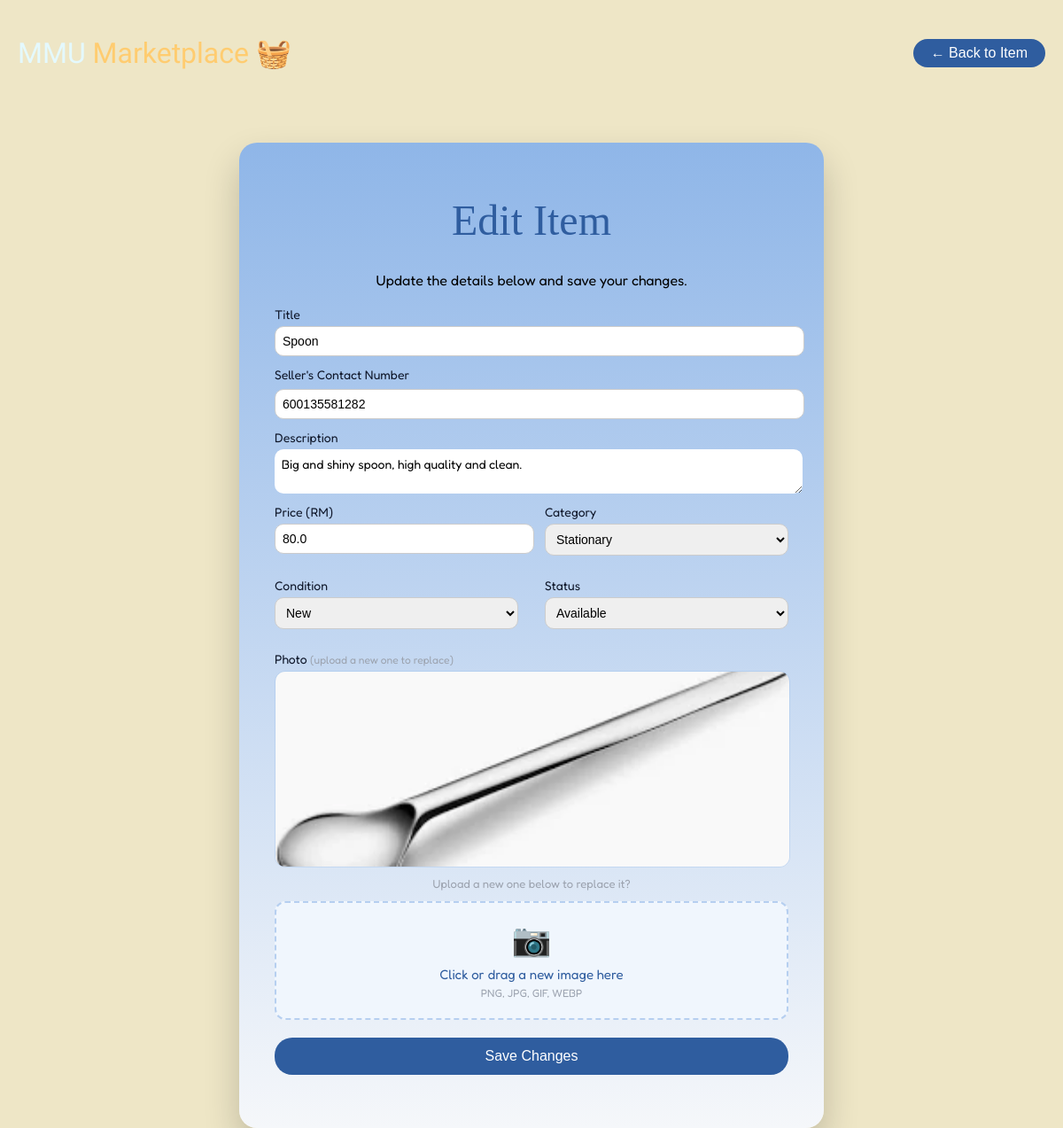
The app's page /item/15/edit (signed in) with its own data.
### tables this page shows
CREATE TABLE item(
                   id INTEGER PRIMARY KEY AUTOINCREMENT,
                   title TEXT NOT NULL,
                   description TEXT NOT NULL,
                   category_id INTEGER NOT NULL,
                   status_id INTEGER NOT NULL,
                   condition_id INTEGER,
                   price REAL NOT NULL, image TEXT, seller_num TEXT, user_id INTEGER REFERENCES user(id),
                   FOREIGN KEY(category_id) REFERENCES category(id),
                   FOREIGN KEY(status_id) REFERENCES status(id),
                   FOREIGN KEY(condition_id) REFERENCES item_condition(id)
                   );

CREATE TABLE category(
                   id INTEGER PRIMARY KEY AUTOINCREMENT,
                   name TEXT NOT NULL UNIQUE
                   
                   );

CREATE TABLE item_condition(
                   id INTEGER PRIMARY KEY AUTOINCREMENT,
                   name TEXT NOT NULL UNIQUE

                   );

CREATE TABLE status(
                   id INTEGER PRIMARY KEY AUTOINCREMENT,
                   condition TEXT NOT NULL UNIQUE
                   
                   );

### app.py (the view, shortened to what this page needs)
@app.route("/item/<int:item_id>/edit", methods=['GET', 'POST'])
def edit_item(item_id):
    user_id = session.get('user_id')
    if not user_id:
        flash("Please log in.")
        return redirect(url_for('login'))
    connect = sqlite3.connect("database.db")
    cursor = connect.cursor()
    cursor.execute("SELECT user_id FROM item WHERE id = ?", (item_id,))
    owner = cursor.fetchone()
    if owner is None:
        connect.close()
        return "Item not found", 404
    if owner[0] != user_id and session.get('role') != 'admin':
        connect.close()
        flash("You can only edit your own listings.")
        return redirect(url_for('item_detail', item_id=item_id))
    cursor.execute("""
        SELECT id, title, description, price, category_id, status_id, condition_id, image, seller_num
        FROM item WHERE id = ?
    """, (item_id,))
    item = cursor.fetchone()
    if item is None:
        connect.close()
        return "Item not found", 404
    cursor.execute("SELECT * FROM category")
    categories_list = cursor.fetchall()
    cursor.execute("SELECT * FROM status")
    status_list = cursor.fetchall()
    cursor.execute("SELECT * FROM item_condition")
    conditions_list = cursor.fetchall()
    connect.close()
    return render_template("item_edit.html",
                           item=item,
                           categories=categories_list,
                           status=status_list,
                           conditions=conditions_list)

### templates/item_edit.html (shortened to what this page needs)
{% extends "base.html" %}
{% block content %}
<link rel="stylesheet" href="{{ url_for('static', filename='css/layout.css') }}">
<link rel="stylesheet" href="{{ url_for('static', filename='css/style.css') }}">
<body class="outside">
    <header>
        <h1 class="title">MMU <span class="highlight">Marketplace 🧺</span></h1>
        <div class="navigation">
            <a href="{{ url_for('item_detail', item_id=item[0]) }}"><button>← Back to Item</button></a>
        </div>
    </header>
    <div class="insidepart1 sell_container">
        <h2 class="headerpart2">Edit Item</h2>
        <p class="sell_description">Update the details below and save your changes.</p>
        <form method="POST" enctype="multipart/form-data" class="neat_edges">
            <div class="input-group">
                <label for="title">Title</label>
                <input type="text" id="title" name="title" value="{{ item[1] }}" required>
            </div>
            <div class="seller_num">
                <label for="seller_num">Seller's Contact Number</label>
                <input type="tel" id="seller_num" name="seller_num" value="{{ item[8] }}" readonly>
            </div>
            <div class="input-group" style="margin-top:12px;">
                <label for="description">Description</label>
                <textarea id="description" name="description" class="description_textarea">{{ item[2] }}</textarea>
            </div>
            <div class="input-row" style="margin-top:12px;">
                <div class="input-group">
                    <label for="price">Price (RM)</label>
                    <input type="number" id="price" name="price" value="{{ item[3] }}" min="0" step="0.01" required>
                </div>
                <div class="input-group">
                    <label for="category">Category</label>
                    <select id="category" name="category" required>
                        {% for id, name in categories %}
                        <option value="{{ id }}" {% if id==item[4] %}selected{% endif %}>{{ name }}</option>
                        {% endfor %}
                    </select>
                </div>
            </div>
            <div class="input-row" style="margin-top:12px;">
                <div class="input-group">
                    <label for="condition">Condition</label>
                    <select id="condition" name="condition" required>
                        {% for id, name in conditions %}
                        <option value="{{ id }}" {% if id==item[6] %}selected{% endif %}>{{ name }}</option>
                        {% endfor %}
                    </select>
                </div>
                <div class="input-group">
                    <label for="status">Status</label>
                    <select id="status" name="status" required>
                        {% for id, condition in status %}
                        <option value="{{ id }}" {% if id==item[5] %}selected{% endif %}>{{ condition }}</option>
                        {% endfor %}
                    </select>
                </div>
            </div>
            <div class="input-group" style="margin-top:12px;">
                <label for="image">Photo <span class="optional_label">(upload a new one to replace)</span></label>
                {% if item[7] %}
                <div class="edit_current_image">
                    <img src="{{ url_for('static', filename='uploads/' + item[7]) }}" alt="Current photo"
                        class="edit_current_img">
                    <p class="edit_current_label">Upload a new one below to replace it?</p>
                </div>
                {% endif %}
                <div class="image_upload_area" id="upload_area">
                    <div class="image_upload_inner" id="upload_inner">
                        <span class="image_upload_icon">📷</span>
                        <p class="image_upload_text">Click or drag a new image here</p>
                        <p class="image_upload_hint">PNG, JPG, GIF, WEBP</p>
                    </div>
                </div>
            </div>
            <button type="submit" class="register-button"
                style="width:100%; margin-top:20px; padding:12px; font-size:16px;">
                Save Changes
            </button>
        </form>
    </div>
</body>
{% endblock %}

### static/css/layout.css (style rules this page uses)
.title { font-family: "Satisfy", cursive; font-weight: 400; font-style: normal; color: #e4f9fe; }
body { margin: 0; }
.outside { display: block; background-color: #eee6c6; height: 100vh; justify-content: center; align-items: center; }
.insidepart1 { background: linear-gradient(#8fb6e8, #f5f7fa); color: white; padding: 20px; border-radius: 20px; box-shadow: 0 20px 40px rgba(0, 0, 0, 0.2); display: flex; flex-direction: column; width: 80%; margin: 40px auto; }
header { display: flex; justify-content: space-between; align-items: center; padding: 20px; }
button { background-color: #2f5d9f; color: white; border: none; border-radius: 20px; padding: 8px 20px; }
.highlight { color: #ffcc70 }
.headerpart2 { font-family: "DM Serif Text", serif; font-weight: 400; font-style: normal; text-align: center; color: #2f5d9f; font-size: 48px; }
html { scroll-behavior: smooth; }
.navigation { gap: 20px; display: flex; }
.navigation button { padding: 7px 20px; font-size: 16px; border-radius: 20px; }
.input-group { display: flex; flex-direction: column; margin-bottom: 10px; }
label { margin-bottom: 5px; font-weight: 500; font-family: "Fredoka", sans-serif; font-optical-sizing: auto; font-weight: 400; font-style: normal; font-variation-settings: "wdth" 100; color: #0f172a; font-size: 14px; }
::placeholder { color: #94a3b8; }
input, select { width: 100%; padding: 8px; border-radius: 10px; border: 1px solid #ccc; font-size: 14px; }
.input-row { display: flex; gap: 30px; margin-bottom: 15px; }
.input-group { flex: 1; display: flex; flex-direction: column; }
.register-button { margin-top: 10px; border-radius: 20px; border: none; display: block; margin: 20px auto; font-size: 17px; }
.seller_num { margin-top: 12px; margin-bottom: 10px; }
.seller_num label { display: block; margin-bottom: 8px; font-weight: 500; font-family: "Fredoka", sans-serif; font-optical-sizing: auto; font-weight: 400; font-style: normal; font-variation-settings: "wdth" 100; color: #0f172a; font-size: 14px; }
.seller_num input { width: 100%; height: 32px; padding: 0 8px; border-radius: 10px; font-size: 14px; }

### static/css/style.css (style rules this page uses)
.sell_container { max-width: 620px; }
.sell_description { text-align: center; color: black; font-family: 'Fredoka', sans-serif; margin-top: -10px; margin-bottom: 20px; }
.neat_edges { width: 100%; padding: 0 20px 20px 20px; box-sizing: border-box; }
.description_textarea { width: 100%; padding: 8px; border-radius: 10px; border: 1px; font-size: 14px; font-family: 'Fredoka', sans-serif; resize: vertical; }
.optional_label { font-size: 12px; color: #9ca3af; font-weight: normal; font-family: "Fredoka", sans-serif; }
.image_upload_area { position: relative; border: 2px dashed rgba(143, 182, 232, 0.6); border-radius: 12px; background: #f0f6fd; cursor: pointer; min-height: 130px; display: flex; align-items: center; justify-content: center; overflow: hidden; transition: border-color 0.18s, background 0.18s; }
.image_upload_inner { text-align: center; pointer-events: none; padding: 20px; }
.image_upload_icon { font-size: 36px; display: block; margin-bottom: 8px; }
.image_upload_text { font-family: "Fredoka", sans-serif; font-size: 15px; color: #2f5d9f; margin: 0 0 4px 0; }
.image_upload_hint { font-family: "Fredoka", sans-serif; font-size: 12px; color: #9ca3af; margin: 0; }
.edit_current_image { margin-bottom: 12px; text-align: center; }
.edit_current_img { width: 100%; max-height: 220px; object-fit: cover; border-radius: 12px; border: 1px solid rgba(143, 182, 232, 0.3); }
.edit_current_label { font-family: "Fredoka", sans-serif; font-size: 13px; color: #9ca3af; margin: 6px 0 0 0; }

### records on screen
item: title "Spoon", seller_num "600135581282", description "Big and shiny spoon, high quality and clean.", price "80.0", category "Stationary", condition "New", status "Available", image (picture)
